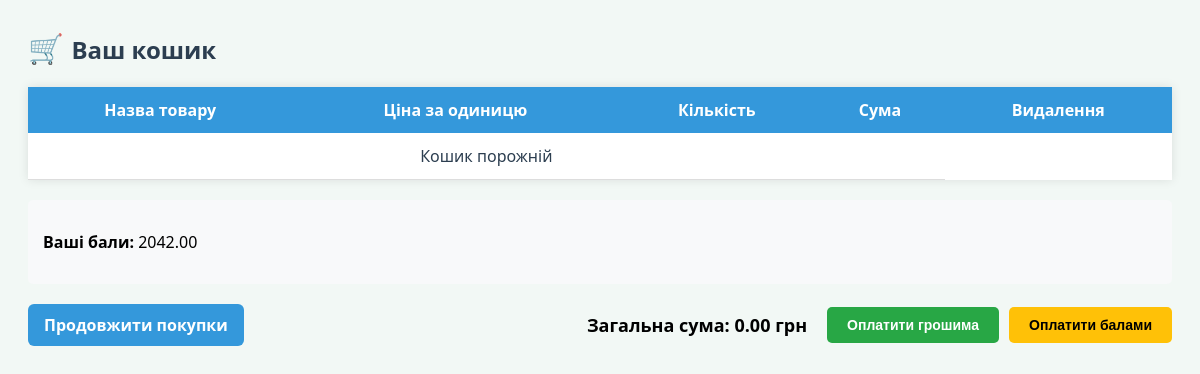
The app's page /market/cart/ (signed in), older data.
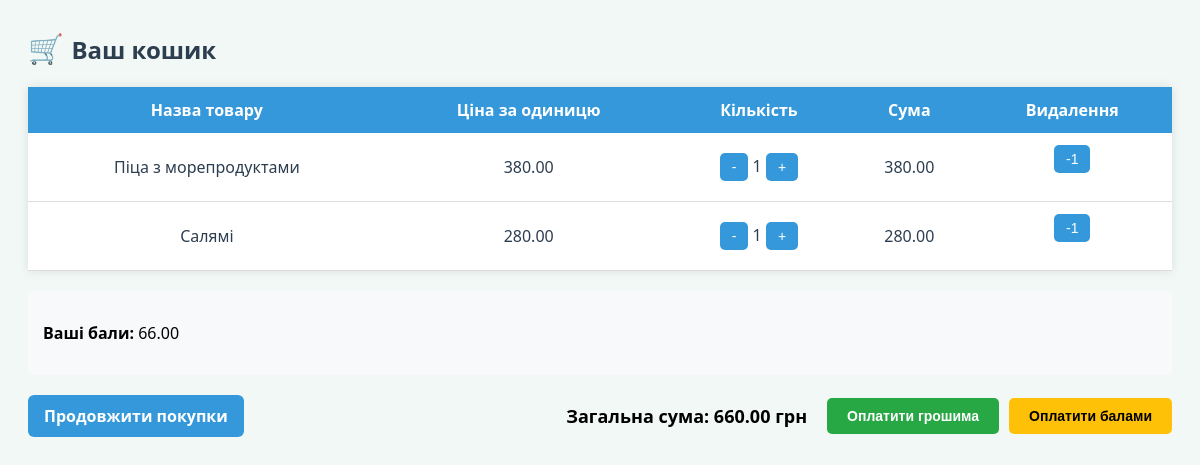
The same page, newer data.
### Market/models.py (models this page shows, shortened)
class CustomUser(AbstractUser):
    age = models.IntegerField(null=True, blank=True)
    country = models.CharField(max_length=100, blank=True)
    address = models.TextField(blank=True)
    bonus_points = models.DecimalField(max_digits=10, decimal_places=2, default=0.00)
    bonus_points = models.DecimalField(max_digits=10, decimal_places=2, default=0.00)  # Поле для зберігання бонусних балів користувача
    class Meta:
        db_table = 'market_customuser'
    groups = models.ManyToManyField(
        'auth.Group',
        verbose_name='groups',
        blank=True,
        help_text='The groups this user belongs to.',
        related_name='custom_user_set',
        related_query_name='custom_user',
    )
    user_permissions = models.ManyToManyField(
        'auth.Permission',
        verbose_name='user permissions',
        blank=True,
        help_text='Specific permissions for this user.',
        related_name='custom_user_set',
        related_query_name='custom_user',
    )

class Cart(models.Model):
    user = models.ForeignKey(settings.AUTH_USER_MODEL, on_delete=models.CASCADE, null=True, blank=True)
    product = models.ForeignKey(Product, on_delete=models.CASCADE)
    quantity = models.PositiveIntegerField(default=1)

class Product(models.Model):
    SECTION_CHOICES = [
        ('Піца', 'Піца'),
        ('Суші', 'Суші'),
        ('Салати', 'Салати'),
        ('Напої', 'Напої'),
        ('Десерти', 'Десерти'),
    ]
    name = models.CharField(max_length=255)
    price = models.DecimalField(max_digits=8, decimal_places=2)
    description = models.TextField()
    image = models.ImageField(upload_to='products/')
    section = models.CharField(max_length=20, choices=SECTION_CHOICES, default='pizza')  # <-- додано

### Market/views.py (the view)
# urls.py: path('cart/', views.view_cart, name='view_cart'),
@login_required
def view_cart(request):
    cart_items = Cart.objects.filter(user=request.user)
    total = sum(item.product.price * item.quantity for item in cart_items)
    return render(request, 'Market/cart.html', {
        'cart_items': cart_items,
        'total': total,
        'user_bonus_points': request.user.bonus_points
    })

### Market/templates/Market/cart.html (shortened to what this page needs)
<h2>Ваш кошик</h2>
<table class="table">
  <thead>
    <tr>
      <th>Назва товару</th>
      <th>Ціна за одиницю</th>
      <th>Кількість</th>
      <th>Сума</th>
      <th>Видалення</th>
    </tr>
  </thead>
  <tbody>
    {% for item in cart_items %}
    <tr>
      <td>{{ item.product.name }}</td>
      <td>{{ item.product.price }}</td>
      <td>
        <form method="post" action="{% url 'Market:remove_from_cart' item.product.id %}" style="display:inline;">
          <button type="submit">-</button>
        </form>
        {{ item.quantity }}
        <form method="post" action="{% url 'Market:add_to_cart' item.product.id %}" style="display:inline;">
          <button type="submit">+</button>
        </form>
      </td>
      <td>{{ item.product.price|floatformat:2 }}</td>
      <td>
        <form method="post" action="{% url 'remove_from_cart' item.product.id %}">
          <button type="submit">-1</button>
        </form>
      </td>
    </tr>
    {% empty %}
    <tr><td colspan="4">Кошик порожній</td></tr>
    {% endfor %}
  </tbody>
</table>
<div style="margin: 20px 0; padding: 15px; background-color: #f8f9fa; border-radius: 5px;">
  <p><strong>Ваші бали:</strong> {{ user_bonus_points|floatformat:2 }}</p>
</div>
<form method="post" action="{% url 'Market:checkout' %}">
  <div class="menu-sum-row">
    <a class="menu-link" href="{% url 'Market:menu' %}">Продовжити покупки</a>
    <div style="display: flex; align-items: center; gap: 20px;">
      <div class="total-sum">Загальна сума: {{ total|floatformat:2 }} грн</div>
      <div style="display: flex; gap: 10px;">
        <button type="submit" name="payment_mode" value="money"
                style="background-color: #28a745; color: white; padding: 10px 20px; border: none; border-radius: 5px; font-weight: bold; cursor: pointer;">
          Оплатити грошима
        </button>
        <button type="submit" name="payment_mode" value="bonus"
                style="background-color: #ffc107; color: black; padding: 10px 20px; border: none; border-radius: 5px; font-weight: bold; cursor: pointer;"
                {% if user_bonus_points < total %}disabled{% endif %}>
          Оплатити балами
        </button>
      </div>
    </div>
  </div>
</form>

### Market/templates/Market/cart.html (style rules this page uses)
h2::before { content: "🛒 "; font-size: 1.2em; }
h2 { text-align: left; color: #2c3e50; margin-bottom: 20px; }
table { width: 100%; border-collapse: collapse; background-color: #ffffff; box-shadow: 0 0 10px rgba(0, 0, 0, 0.1); }
th { background-color: #3498db; color: #fff; padding: 12px; text-align: center; }
td { padding: 12px; text-align: center; border-bottom: 1px solid #ddd; color: #2c3e50; }
form button { background-color: #e74c3c; color: white; border: none; padding: 6px 12px; border-radius: 5px; font-size: 14px; cursor: pointer; transition: background-color 0.3s ease; }
.menu-sum-row { display: flex; justify-content: space-between; align-items: center; margin-top: 20px; }
.menu-link { background-color: #3498db; color: white; padding: 10px 16px; border-radius: 6px; text-decoration: none; font-weight: bold; transition: background-color 0.3s ease; }
.total-sum { font-size: 18px; font-weight: bold; color: black; }
form button { background-color: #3498db; color: white; border: none; padding: 6px 12px; border-radius: 5px; font-size: 14px; cursor: pointer; transition: background-color 0.3s ease; }

Row changes from the older to the newer data that the page shows:
added Cart: product.name "Піца з морепродуктами", product.price "380.00", quantity "1"
added Cart: product.name "Салямі", product.price "280.00", quantity "1"
changed CustomUser: bonus_points "2042.00" → "66.00"
Text that changed along with them:
{{ total|floatformat:2 }}: "0.00" → "660.00"
text no longer shown: "Кошик порожній"
